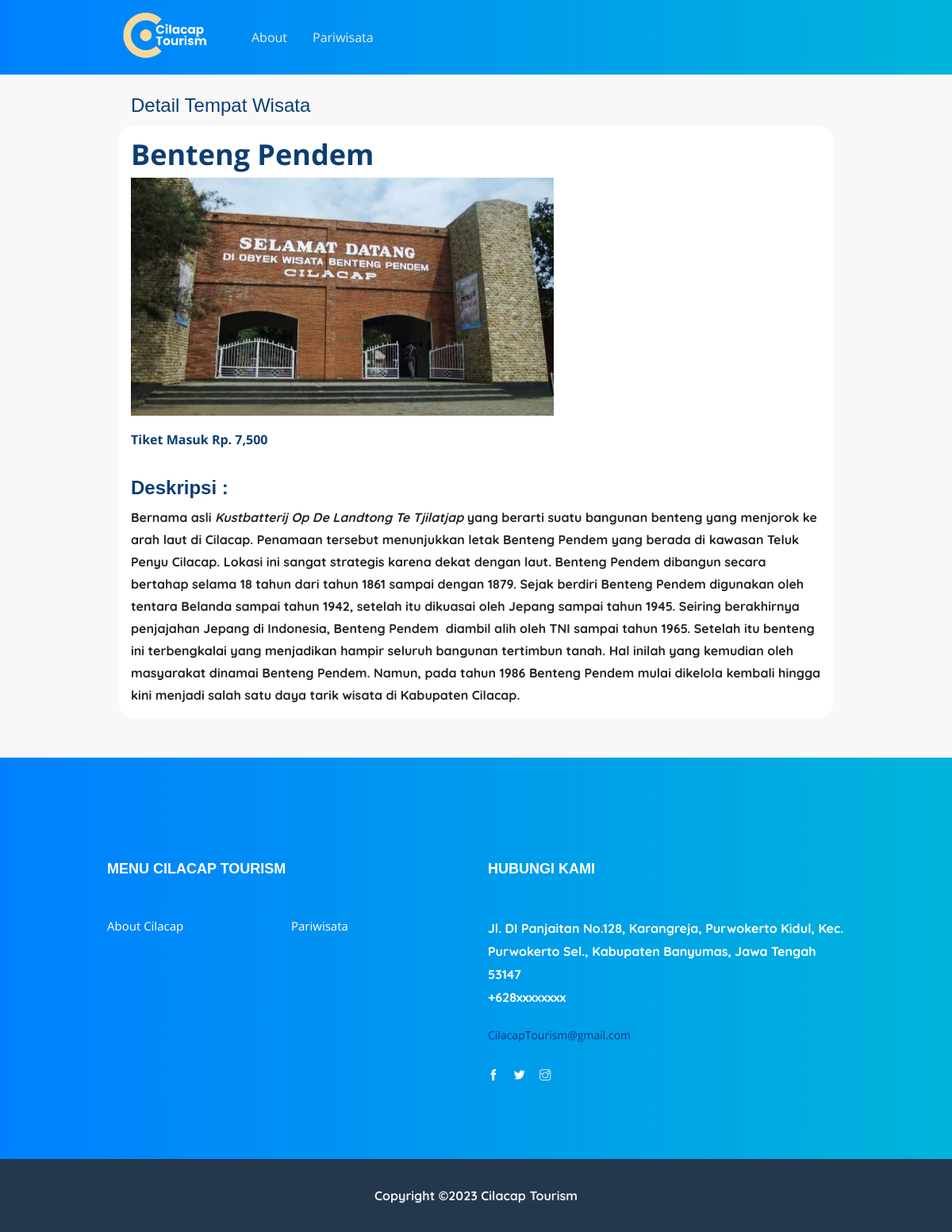
The page /Utama/detail-produk.php?id=17 on the database its author committed.
### tables this page shows
CREATE TABLE `tb_product` (
  `product_id` int(11) NOT NULL,
  `category_id` int(11) NOT NULL,
  `product_name` varchar(100) NOT NULL,
  `product_price` int(11) NOT NULL,
  `product_description` text NOT NULL,
  `product_image` varchar(100) NOT NULL,
  `product_status` tinyint(1) NOT NULL,
  `date_created` timestamp NOT NULL DEFAULT current_timestamp()
);

### Utama/detail-produk.php (the view, shortened to what this page needs)
<?php
	include '../Admin/function.php';
	$produk = mysqli_query($conn, "SELECT * FROM tb_product WHERE product_id = '".$_GET['id']."' ");
	$p = mysqli_fetch_object($produk);
?>
<!doctype html>
<html lang="en">
<head>
    <link rel="stylesheet" href="css/bootstrap.min.css">
    <link rel="stylesheet" href="css/animate.css">
    <link rel="stylesheet" href="css/owl.carousel.min.css">
    <link rel="stylesheet" href="css/themify-icons.css">
    <link rel="stylesheet" href="css/flaticon.css">
    <link rel="stylesheet" href="fontawesome/css/all.min.css">
    <link rel="stylesheet" href="css/magnific-popup.css">
    <link rel="stylesheet" href="css/gijgo.min.css">
    <link rel="stylesheet" href="css/nice-select.css">
    <link rel="stylesheet" href="css/slick.css">
    <link rel="stylesheet" href="css/style.css">
    <link rel="stylesheet" href="css/style2.css">
</head>
<body>
    <header class="main_menu">
        <div class="main_menu_iner">
            <div class="container">
                <div class="row align-items-center ">
                    <div class="col-lg-12">
                        <nav class="navbar navbar-expand-lg navbar-light justify-content-between">
                            <a class="navbar-brand" href="pariwisata.php"> <img src="img/CilacapTourism_Logo.png" width="150" alt="logo"> </a>
                            <div class="collapse navbar-collapse main-menu-item justify-content-left" id="navbarSupportedContent">
                                <ul class="navbar-nav">
                                    <li class="nav-item">
                                        <a class="nav-link" href="about.php">About</a>
                                    </li>
                                    <li class="nav-item">
                                        <a class="nav-link" href="pariwisata.php">Pariwisata</a>
                                    </li>
                                </ul>
                                </div>
                        </nav>
                    </div>
                </div>
            </div>
        </div>
    </header>
	<div class="section">
		<div class="container">
			<h3 style="font-family: Arial, Helvetica, sans-serif; margin-left: 30px">Detail Tempat Wisata</h3>
				<div class="col-lg-12">
                    <div class="box" style="border-radius: 20px; border: none">
					    <h1><strong><?php echo $p->product_name ?></strong></h1>
                        <img src="../Admin/produk/<?php echo $p->product_image ?>" height="300">
                        <br> <br>
					    <h5><strong>Tiket Masuk Rp. <?php echo number_format($p->product_price) ?></strong></h5>
					    <h3 style="font-family: Arial, Helvetica, sans-serif"><strong><br> Deskripsi :<br></strong></h3>
						    <p class="text-justify"><?php echo $p->product_description ?></p>
                    </div>
				</div>
			</div>
		</div>
     <footer class="footer-area">
        <div class="container">
            <div class="row">
                <div class="col-md-6">
                    <div class="single-footer-widget">
                        <h4 style="font-family: Arial, Helvetica, sans-serif">Menu Cilacap Tourism</h4>
                        <ul>
                            <li><a href="about.php">About Cilacap</a></li>
                            <li><a href="pariwisata.php">Pariwisata</a></li>
                        </ul>
                    </div>
                </div>
                <div class="col-md-6">
                    <div class="single-footer-widget footer_icon">
                        <h4 style="font-family: Arial, Helvetica, sans-serif">Hubungi Kami</h4>
                        <p >Jl. DI Panjaitan No.128, Karangreja, Purwokerto Kidul, Kec. Purwokerto Sel., Kabupaten Banyumas, Jawa Tengah 53147<br>+628xxxxxxxx</p>
                        <span>CilacapTourism@gmail.com</span>
                        <div class="social-icons">
                            <a href="https://www.facebook.com/"><i class="ti-facebook"></i></a>
                            <a href="https://twitter.com/"><i class="ti-twitter-alt"></i></a>
                            <a href="https://www.instagram.com/"><i class="ti-instagram"></i></a>
                        </div>
                    </div>
                </div>
            </div>
        </div>
        <div class="container-fluid">
            <div class="row justify-content-center">
                <div class="col-lg-12">
                    <div class="copyright_part_text text-center">
                        <p class="footer-text m-0">
                            Copyright &copy; Cilacap Tourism
                        </p>
                    </div>
                </div>
            </div>
        </div>
    </footer>
</body>
</html>

### Utama/css/style2.css (style rules this page uses)
* { padding: 0; margin: 0; }
body { background-color: #f8f8f8; }
a { color: inherit; text-decoration: none; }
p { color: inherit; font-family: 'Quicksand', sans-serif; font-weight: bold; }
h3 { font-family: 'Quicksand', sans-serif; }
h4 { font-family: 'Quicksand', sans-serif; font-weight: bold; }
header { background-color: #333333; color: #fff; font-family: 'Quicksand', sans-serif; }
header ul { float: right; font-family: 'Quicksand', sans-serif; }
header ul li { display: inline-block; }
header ul li a { padding: 20px 0 20px 15px; display: inline-block; }
footer { padding: 25px 0; }
.container { width: 80%; margin: 0 auto; }
.container:after { content: ''; display: block; clear: both; }
.section { padding: 25px 0; }
.box { background-color: #fff; border: 1px solid #ccc; padding: 15px; box-sizing: border-box; margin: 10px 0 25px 0; }
.box:after { content: ''; display: block; clear: both; }

### rows shown on the page
tb_product: product_name "Benteng Pendem", product_image (picture), product_price "7,500", product_description "Bernama asli Kustbatterij Op De Landtong Te Tjilatjap yang berarti suatu bangunan benteng yang menjorok ke arah laut di Cilacap. Penamaan tersebut menunjukkan letak Benteng Pendem yang berada di kawasan Teluk Penyu Cilacap. Lokasi ini sangat strategis karena dekat dengan laut. Benteng Pendem dibangun secara bertahap selama 18 tahun dari tahun 1861 sampai dengan 1879. Sejak berdiri Benteng Pendem digunakan oleh tentara Belanda sampai tahun 1942, setelah itu dikuasai oleh Jepang sampai tahun 1945. Seiring berakhirnya penjajahan Jepang di Indonesia, Benteng Pendem diambil alih oleh TNI sampai tahun 1965. Setelah itu benteng ini terbengkalai yang menjadikan hampir seluruh bangunan tertimbun…"
